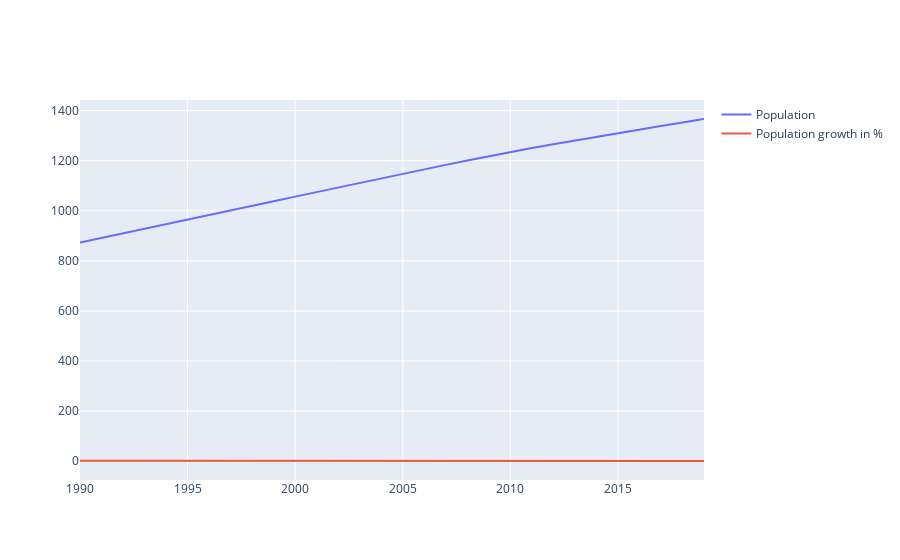

Notebook source saved alongside this figure:
### Code cell
fig = go.Figure()
fig.add_trace( go.Scatter( x = df['year'], y= df['Population (in Millions)'],
                          mode='lines',
                          name = 'Population'
))

fig.add_trace(go.Scatter(x=df['year'], y=df['Population growth (annual %)'],
                    mode='lines',
                    name='Population growth in %'))
fig.show()

### Figure 1 — Plotly figure (JSON) as saved in the notebook; plotly's stock layout.template omitted (floating-point values rounded to 4 significant figures)
{"data": [{"mode": "lines", "name": "Population", "type": "scatter", "x": [1990, 1991, 1992, 1993, 1994, 1995, 1996, 1997, 1998, 1999, 2000, 2001, 2002, 2003, 2004, 2005, 2006, 2007, 2008, 2009, 2010, 2011, 2012, 2013, 2014, 2015, 2016, 2017, 2018, 2019], "y": [873.3, 891.3, 909.3, 927.4, 945.6, 963.9, 982.4, 1001.0, 1019.0, 1038.0, 1057.0, 1075.0, 1093.0, 1112.0, 1130.0, 1148.0, 1165.0, 1183.0, 1201.0, 1218.0, 1234.0, 1250.0, 1266.0, 1281.0, 1296.0, 1310.0, 1325.0, 1339.0, 1353.0, 1366.0]}, {"mode": "lines", "name": "Population growth in %", "type": "scatter", "x": [1990, 1991, 1992, 1993, 1994, 1995, 1996, 1997, 1998, 1999, 2000, 2001, 2002, 2003, 2004, 2005, 2006, 2007, 2008, 2009, 2010, 2011, 2012, 2013, 2014, 2015, 2016, 2017, 2018, 2019], "y": [2.076, 2.04, 2.003, 1.971, 1.943, 1.919, 1.895, 1.869, 1.84, 1.806, 1.768, 1.729, 1.69, 1.651, 1.615, 1.58, 1.546, 1.509, 1.465, 1.411, 1.35, 1.289, 1.232, 1.183, 1.146, 1.117, 1.09, 1.063, 1.037, 1.015]}], "layout": {}}
